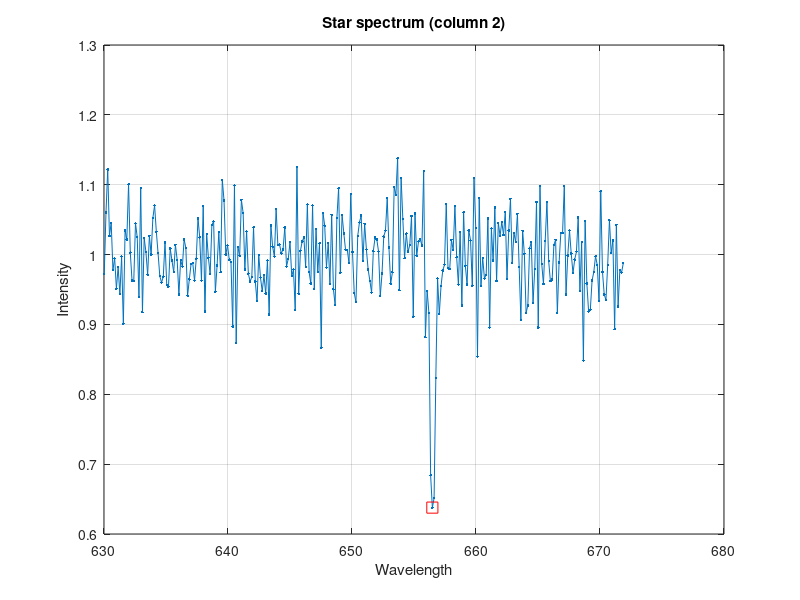

This chart was generated by the following MATLAB code:
% --- Try to load course data. If missing, synthesize a similar dataset ---
dataLoaded = false;
try
    load starData              % should define `spectra`
    dataLoaded = true;
catch
    warning('starData.mat not found. Generating demo data so the script can run.')


    lambdaStart = 630.02;      % nm
    lambdaDelta = 0.14;        % nm
    nObs = 300;                % number of wavelength samples (rows)

    % Build wavelength axis
    lambdaEnd = lambdaStart + (nObs-1)*lambdaDelta;
    lambda = lambdaStart:lambdaDelta:lambdaEnd;
    lambda = lambda(:);        % column vector

    % Make 6 fake star spectra with absorption dips (Gaussian notches)
    nStars = 6;                                % columns
    spectra = zeros(nObs, nStars);

    % Star 6: H-alpha around 656.62 nm
    mu6 = 656.62;  % center
    % Star 2: slightly different redshift so you'll modify later
    mu2 = 656.50;

    % Width and depth of lines
    sigma = 0.25;                 % width (nm)
    base  = 1.0 + 0.05*randn(nObs,1);  % noisy continuum

    for k = 1:nStars
        % choose center: use mu6 for col 6, mu2 for col 2, random near 656.3 otherwise
        if k == 6, mu = mu6;
        elseif k == 2, mu = mu2;
        else, mu = 656.28 + 0.3*(rand-0.5);
        end
        notch = 0.35*exp(-0.5*((lambda - mu)/sigma).^2); % absorption dip
        spectra(:,k) = base - notch + 0.02*randn(nObs,1);
    end
end

% If the real data was loaded, define lambda from its dimensions
if dataLoaded
    nObs = size(spectra,1);
    lambdaStart = 630.02;
    lambdaDelta = 0.14;
    lambdaEnd = lambdaStart + (nObs-1)*lambdaDelta;
    lambda = (lambdaStart:lambdaDelta:lambdaEnd).';
end


starCol = 2;              % <-- change to 2 later to compare the results
s = spectra(:, starCol);  % extract column to vector s

plot(lambda, s, '.-');           % plot with points and line
xlabel("Wavelength");
ylabel("Intensity");
title(sprintf("Star spectrum (column %d)", starCol));
grid on; hold on

% find min value and its index
[sHa, idx] = min(s);
lambdaHa = lambda(idx);

% mark the H-alpha point as red square, size 8
plot(lambdaHa, sHa, 'rs', 'MarkerSize', 8);
hold off

% compute redshift and speed
z = lambdaHa/656.28 - 1;
speed = z * 299792.458;   % km/s

% Print results nicely
fprintf('H-alpha wavelength λ_Ha = %.5f nm\n', lambdaHa);
fprintf('Redshift factor z       = %.8f\n', z);
fprintf('Recession speed          = %.4f km/s\n', speed);



